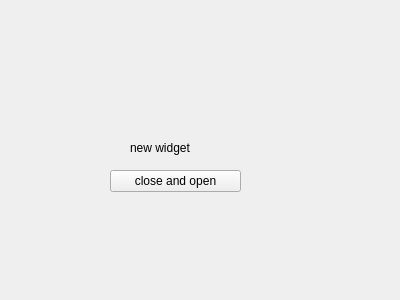
<?xml version="1.0" encoding="UTF-8"?>
<ui version="4.0">
 <class>Form</class>
 <widget class="QWidget" name="Form">
  <property name="geometry">
   <rect>
    <x>0</x>
    <y>0</y>
    <width>400</width>
    <height>300</height>
   </rect>
  </property>
  <property name="windowTitle">
   <string>Form</string>
  </property>
  <widget class="QLabel" name="label">
   <property name="geometry">
    <rect>
     <x>130</x>
     <y>140</y>
     <width>101</width>
     <height>16</height>
    </rect>
   </property>
   <property name="text">
    <string>new widget</string>
   </property>
  </widget>
  <widget class="QPushButton" name="pushButton">
   <property name="geometry">
    <rect>
     <x>110</x>
     <y>170</y>
     <width>131</width>
     <height>22</height>
    </rect>
   </property>
   <property name="text">
    <string>close and open</string>
   </property>
  </widget>
 </widget>
 <resources/>
 <connections/>
</ui>
